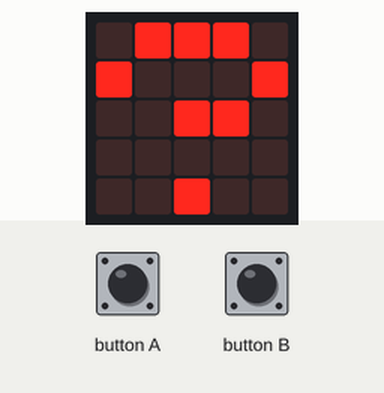
The program below on a simulated BBC micro:bit running MicroPython. Parts: the board's 5×5 LED display. Inputs (shaded band) come from the test bench. Random numbers come from a fixed seed.

Above: at 1.2 s.
1.3 s: button A pressed for 0.15 s
At 2.1 s:
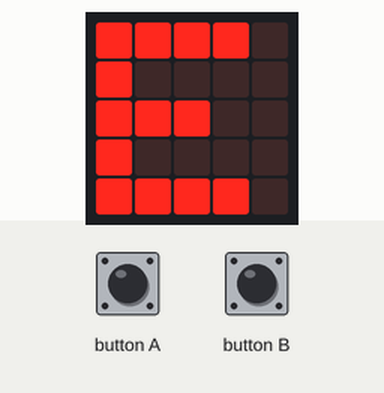
3.8 s: button B pressed for 0.15 s
At 4.5 s:
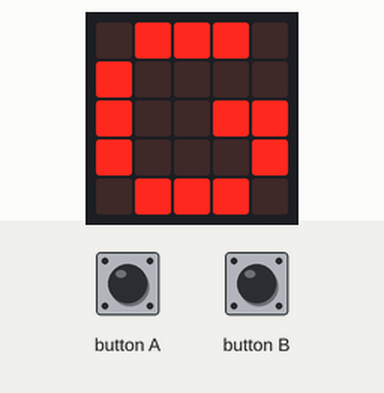
6.3 s: button A pressed for 1 s
At 7.1 s:
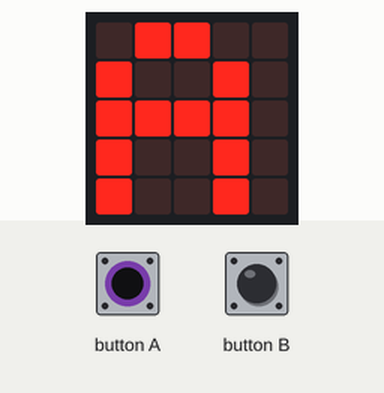
8.8 s: button B pressed for 1 s
At 9.5 s:
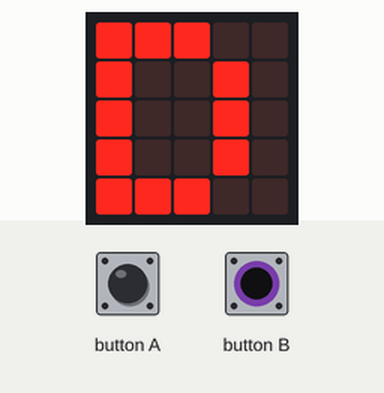
11.3 s: button B pressed for 0.15 s
At 12.1 s:
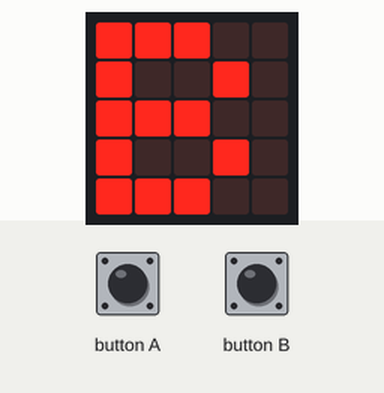
13.8 s: button A pressed for 0.15 s
At 14.5 s:
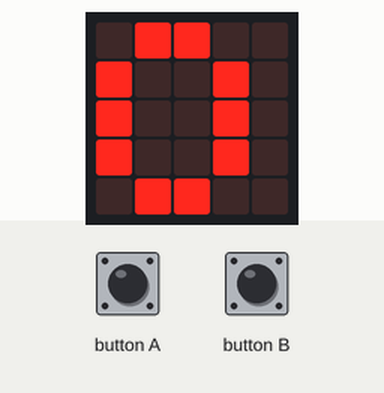
Timing chart, 0 to 16.8 s (numbered marks = the images above; inputs shaded):
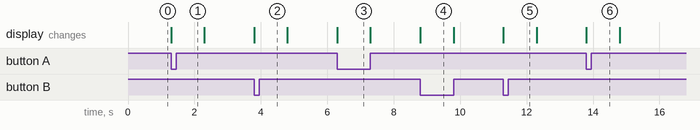

The program:

example12.py
```python
# Imports go at the top
from microbit import *
import random

vocales =['A', 'E', 'I', 'O', 'U']
consonantes =['B','C','D','F','G','H']
total_palabras = 9

while total_palabras>0:
    if button_a.was_pressed():
        vocal_aleatoria = vocales[random.randint(0,len(vocales)-1)]
        display.show(vocal_aleatoria)
        total_palabras = total_palabras -1
        sleep(1000)
    elif button_b.was_pressed():
        consonante_aleatoria = consonantes[random.randint(0,len(consonantes)-1)]
        display.show(consonante_aleatoria)
        total_palabras =  total_palabras -1
        sleep(1000)
    else:
        display.show("?")

display.scroll("Fin")
```

Measured:
- after the input at 1.3 s, the display: changes at once (image 1)
- after the input at 3.8 s, the display: changes at once (image 2)
- after the input at 6.3 s, the display: changes at once (image 3)
- after the input at 8.8 s, the display: changes at once (image 4)
- after the input at 11.3 s, the display: changes at once (image 5)
- after the input at 13.8 s, the display: changes at once (image 6)
